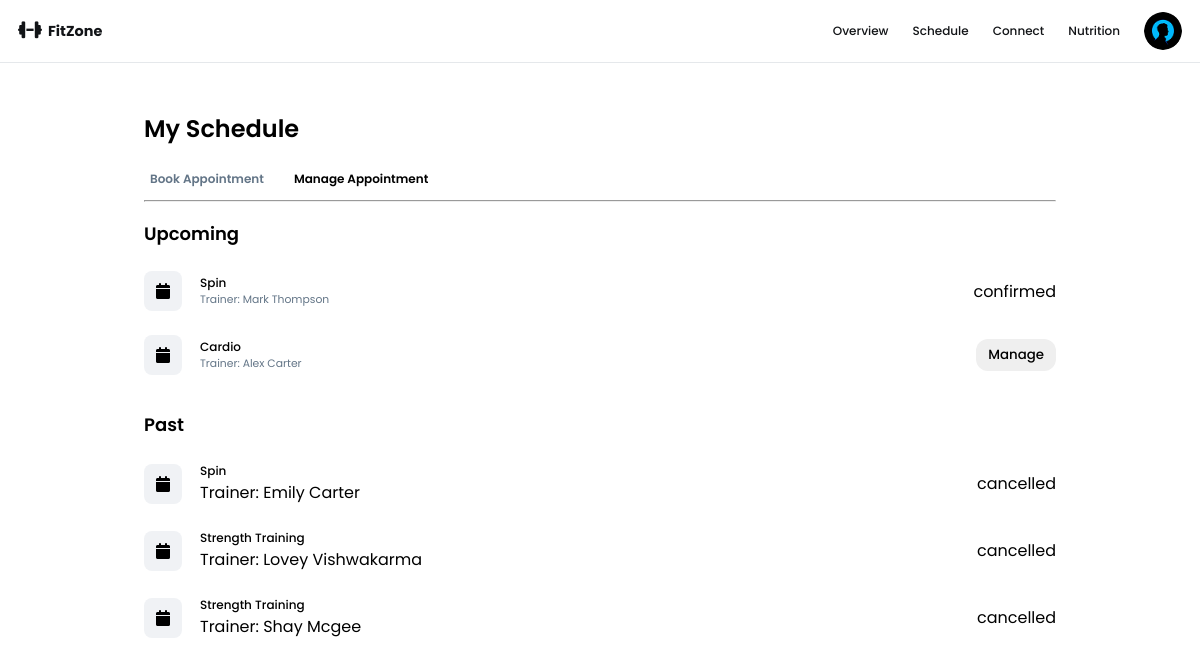
Screenshot of /Dashboards/Customer-Dashboard/schedule-section/manage-appointment.php (signed in) with the database file from the repository.
### tables this page shows
CREATE TABLE `appointments` (
  `Appointment_ID` int(11) NOT NULL,
  `User_ID` int(11) NOT NULL,
  `Trainer_ID` int(11) NOT NULL,
  `Session_Type` enum('Strength Training','Cardio','Yoga','Pilates','HIIT','Spin','Personal Training') NOT NULL,
  `Session_Date` date NOT NULL,
  `Session_Time` time NOT NULL,
  `Status` enum('pending','confirmed','completed','cancelled') NOT NULL,
  `created_at` datetime NOT NULL DEFAULT current_timestamp()
);

CREATE TABLE `trainers` (
  `Trainer_ID` int(11) NOT NULL,
  `User_ID` int(11) NOT NULL,
  `Name` varchar(255) NOT NULL,
  `Speciality` varchar(255) NOT NULL
);

### Dashboards/Customer-Dashboard/schedule-section/manage-appointment.php (the view, shortened to what this page needs)
<!DOCTYPE html>
<html lang="en">
<head>
    <link rel="stylesheet" href="../style.css">
</head>
<body>
        <?php include("../../components/customer-dashboard-navbar.php");?>
    <section class="book-appointment dashboard-sections">
        <h1 class="headers">My Schedule</h1>
        <div class="Schedule-indicator indicator-div">
            <div class="manage-schedule">
                <h2 onclick="window.location.href = './book-appointment.php'" class="book-appointment sub-header" style="color:#637587;">Book Appointment</h2>
                <h2 onclick="window.location.href = './manage-appointment.php'" class="manage-appointment sub-header">Manage Appointment</h2>
            </div>
        </div>
            <hr class="line">
            <?php
                $fetch_query = "SELECT appointments.Appointment_ID, appointments.Session_Type, appointments.Status, trainers.Name as Trainer_Name FROM appointments JOIN trainers ON trainers.Trainer_ID = appointments.Trainer_ID WHERE appointments.User_ID = '".$_SESSION['user_id']."'";
                $results = $conn->query($fetch_query);
                if($results->num_rows > 0){
                    $pastDisplayed = false;
                    echo '<h3 class="section-subheader">Upcoming</h3>';
                    while($row = $results->fetch_assoc()){
                        if($row['Status'] === "pending"){
                            echo '
                        <div class="session-log-container">
                        <div class="info-wrap">
                        <i class="fas fa-calendar log-marker"></i>
                        <div class="text-wrap">
                        <p class="log-header">'.htmlspecialchars($row['Session_Type']).'</p>
                        <p class="log-subheader">Trainer: '.htmlspecialchars($row['Trainer_Name']).'</p>
                        </div>
                        </div>
                        <button onclick="window.location.href=\'./edit-appointment.php?edit_id='. $row['Appointment_ID'] .'\'" class="manage">Manage</button>
                        </div>';
                       }
                       elseif($row['Status'] === "confirmed"){
                            echo '
                        <div class="session-log-container">
                        <div class="info-wrap">
                        <i class="fas fa-calendar log-marker"></i>
                        <div class="text-wrap">
                        <p class="log-header">'.htmlspecialchars($row['Session_Type']).'</p>
                        <p class="log-subheader">Trainer: '.htmlspecialchars($row['Trainer_Name']).'</p>
                        </div>
                        </div>
                        <p>' . htmlspecialchars($row['Status']) . '</p>
                        </div>';
                       }
                    }
                    $results->data_seek(0);
                    while($row = $results->fetch_assoc()){
                        if($row['Status'] === "completed"|| $row['Status'] === "cancelled"){
                            if(!$pastDisplayed){
                            echo '<h3 class="section-subheader">Past</h3>';
                            $pastDisplayed = true;
                        }
                        echo '
                       <div class="session-log-container">
                       <div class="info-wrap">
                       <i class="fas fa-calendar log-marker"></i>
                       <div class="text-wrap">
                       <p class="log-header">'.htmlspecialchars($row['Session_Type']).'</p>
                       <p class="choosen-trainer">Trainer: '.htmlspecialchars($row['Trainer_Name']).'</p>
                       </div>
                       </div>
                       <p class="past-log">'.htmlspecialchars($row['Status']).'</p>
                       </div>';
                    }
                }
                }
                else {
                    echo '
                        <h3 class="section-subheader">You have no appointments scheduled</h3>
                        ';
                    }
            ?>
    </section>
</body>
</html>

### Dashboards/Customer-Dashboard/style.css (style rules this page uses)
html { scroll-behavior: smooth; }
* { box-sizing: border-box; padding: 0; margin: 0; font-family: "Poppins", sans-serif; }
button { cursor: pointer; font-family: "Poppins", sans-serif; }
section.dashboard-sections { padding: 4vw 12vw; }
h1.headers { font-size: 2vw; font-weight: 600; padding-bottom: 1vw; }
.indicator-div { padding-block: 1vw; }
h2.sub-header { font-size: 1vw; font-weight: 600; padding-left: 0.5vw; }
h3.section-subheader { font-size: 1.5vw; font-weight: 600; padding-block: 1vw; margin-block: 0.5vw; }
.manage-schedule, .manage-message { display: flex; gap: 2vw; }
.manage-schedule, .manage-message > h2 { cursor: pointer; }
.session-log-container { display: flex; align-items: center; justify-content: space-between; margin-block: 1vw; padding-bottom: 1vw; }
.info-wrap { display: flex; align-items: center; }
i.log-marker { padding: 1vw; background-color: #f0f2f5; border-radius: 8px; margin-right: 1.5vw; }
p.log-header { font-size: 1vw; font-weight: 500; }
p.log-subheader { align-self: stretch; font-size: 0.9vw; color: #637587; }
button.manage { padding: 0.5vw 1vw; border-radius: 12px; border: none; font-weight: 500; }

### rows the page displays
appointments: Session_Type "Spin", Trainer_ID.Name "Mark Thompson", Status "confirmed"
appointments: Session_Type "Cardio", Trainer_ID.Name "Alex Carter"
appointments: shows "Past", Session_Type "Spin", Trainer_ID.Name "Emily Carter", Status "cancelled"
appointments: Session_Type "Strength Training", Trainer_ID.Name "Lovey Vishwakarma", Status "cancelled"
appointments: Session_Type "Strength Training", Trainer_ID.Name "Shay Mcgee", Status "cancelled"
